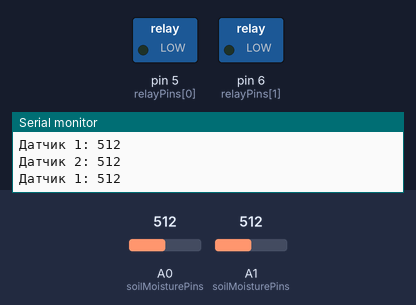
Simulated run of this sketch. Board: Arduino Uno, built with avr-gcc and run on an emulated ATmega328P. On the bench: switched loads named in the sketch (green lamp = pin HIGH), the last lines printed to the serial monitor. Inputs (shaded band) come from the test bench; at power-on: A0 (soilMoisturePins) = 512, A1 (soilMoisturePins) = 512.

Above: at 1.4 s.
1.5 s: A0 (soilMoisturePins) set to 313
4.5 s: A0 (soilMoisturePins) set to 286
At 5.8 s:
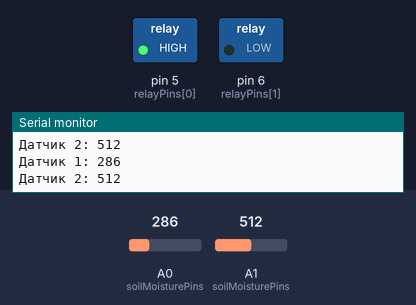
6.1 s: A1 (soilMoisturePins) set to 309
7.6 s: A1 (soilMoisturePins) set to 284
At 8.7 s:
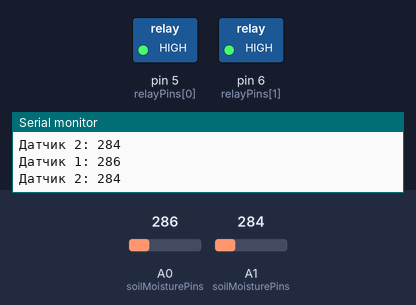
9.1 s: A0 (soilMoisturePins) set to 687
10.6 s: A0 (soilMoisturePins) set to 717
At 11.4 s:
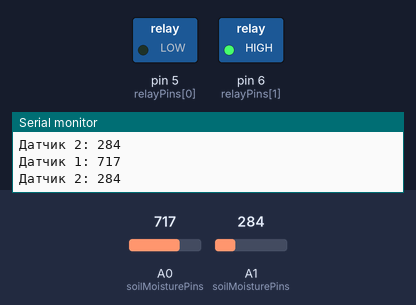
Timing chart, 0 to 13.2 s (numbered marks = the images above; inputs shaded):
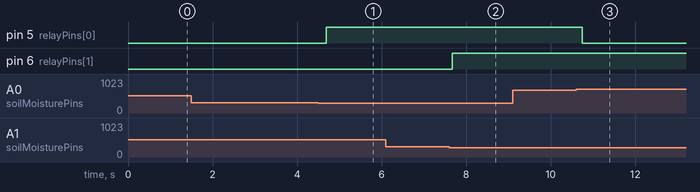

The sketch:

Main_Code.ino
```cpp
#include <SoftwareSerial.h>

// Настройка пинов
#define NUM_SENSORS 2          // Количество датчиков AMP-B025
const int soilMoisturePins[NUM_SENSORS] = {A0, A1}; // Аналоговые пины для датчиков
const int relayPins[NUM_SENSORS] = {5, 6};          // Цифровые пины для реле

// Настройка Bluetooth
SoftwareSerial BTSerial(10, 11); // RX, TX (пины Arduino)

// Переменные для хранения данных
int minMoisture = 300;        // Минимальная влажность почвы (по умолчанию)
int maxMoisture = 700;        // Максимальная влажность почвы (по умолчанию)

// Флаги для управления логикой
bool relayState[NUM_SENSORS] = {false}; // Состояние каждого реле
unsigned long lastMoistureLogTime = 0; // Время последнего вывода списка влажности

void setup() {
  // Инициализация Bluetooth для отладки
  BTSerial.begin(9600);       // Инициализация Bluetooth
  Serial.begin(9600);         // Для отладки через USB

  // Настройка пинов реле
  for (int i = 0; i < NUM_SENSORS; i++) {
    pinMode(relayPins[i], OUTPUT);
    digitalWrite(relayPins[i], LOW); // Все реле выключены по умолчанию
  }

  // Отправка приветственного сообщения через Bluetooth
  BTSerial.println("Система автоматического полива с 2 датчиками и 2 реле запущена!");
  BTSerial.println("Отправьте HELP для просмотра списка команд.");
}

void loop() {
  // Чтение данных через Bluetooth
  if (BTSerial.available()) {
    String command = BTSerial.readStringUntil('\n');
    command.trim(); // Убираем лишние пробелы и символы новой строки
    parseCommand(command); // Обработка команды
  }

  // Чтение данных с датчиков влажности почвы
  int moistureValues[NUM_SENSORS];
  for (int i = 0; i < NUM_SENSORS; i++) {
    moistureValues[i] = readMoisture(soilMoisturePins[i]); // Чтение усреднённого значения

    // Отладка: Вывод значений влажности
    Serial.print("Датчик ");
    Serial.print(i + 1);
    Serial.print(": ");
    Serial.println(moistureValues[i]);

    // Логика управления реле
    if (moistureValues[i] <= minMoisture) {
      if (!relayState[i]) { // Включаем реле, только если оно выключено
        digitalWrite(relayPins[i], HIGH); // Включаем реле
        relayState[i] = true;
        BTSerial.print("Реле ");
        BTSerial.print(i + 1);
        BTSerial.println(" включено (влажность почвы ниже или равна минимальной)");
      }
    } else if (moistureValues[i] >= maxMoisture) {
      if (relayState[i]) { // Выключаем реле, только если оно включено
        digitalWrite(relayPins[i], LOW); // Выключаем реле
        relayState[i] = false;
        BTSerial.print("Реле ");
        BTSerial.print(i + 1);
        BTSerial.println(" выключено (влажность почвы выше или равна максимальной)");
      }
    }
  }

  // Вывод списка влажности раз в секунду
  unsigned long currentTime = millis();
  if (currentTime - lastMoistureLogTime >= 1000) { // Раз в секунду
    logMoisture(moistureValues);
    lastMoistureLogTime = currentTime;
  }

  delay(100); // Небольшая задержка для стабильности
}

// Функция для усреднения значений датчиков
int readMoisture(int pin) {
  int sum = 0;
  const int numReadings = 10; // Количество измерений для усреднения
  for (int i = 0; i < numReadings; i++) {
    sum += analogRead(pin);
    delay(10); // Небольшая задержка между измерениями
  }
  return sum / numReadings; // Возвращаем среднее значение
}

// Функция для обработки команд с Bluetooth
void parseCommand(String command) {
  if (command.startsWith("PMI=")) {
    minMoisture = command.substring(4).toInt();
    BTSerial.print("Установлено минимальное значение влажности почвы: ");
    BTSerial.println(minMoisture);
  } else if (command.startsWith("PMA=")) {
    maxMoisture = command.substring(4).toInt();
    BTSerial.print("Установлено максимальное значение влажности почвы: ");
    BTSerial.println(maxMoisture);
  } else if (command.equalsIgnoreCase("HELP")) {
    // Вывод справки по командам
    BTSerial.println("\n--- СПРАВКА ПО КОМАНДАМ ---");
    BTSerial.println("PMI=X: Установить минимальную влажность почвы (X в единицах ADC)");
    BTSerial.println("PMA=X: Установить максимальную влажность почвы (X в единицах ADC)");
    BTSerial.println("HELP: Вывести эту справку");
    BTSerial.println("-----------------------------");
  } else {
    BTSerial.println("Неизвестная команда. Отправьте HELP для просмотра списка команд.");
  }
}

// Функция для вывода списка влажности
void logMoisture(int values[]) {
  BTSerial.println("Текущие значения влажности почвы:");
  for (int i = 0; i < NUM_SENSORS; i++) {
    BTSerial.print("Датчик ");
    BTSerial.print(i + 1);
    BTSerial.print(": ");
    BTSerial.println(values[i]);
  }
}
```

Measured:
- the behaviour switches between 301 and 300 on A0 (soilMoisturePins) (found by bisection; images 0 and 1)
- the behaviour switches between 301 and 300 on A1 (soilMoisturePins) (found by bisection; images 1 and 2)
- the behaviour switches between 699 and 700 on A0 (soilMoisturePins) (found by bisection; images 2 and 3)
- after the input at 4.5 s, pin 5 (relayPins[0]): LOW → HIGH after 0.19 s
- after the input at 7.6 s, pin 6 (relayPins[1]): LOW → HIGH after 0.07 s
- after the input at 10.6 s, pin 5 (relayPins[0]): HIGH → LOW after 0.15 s
